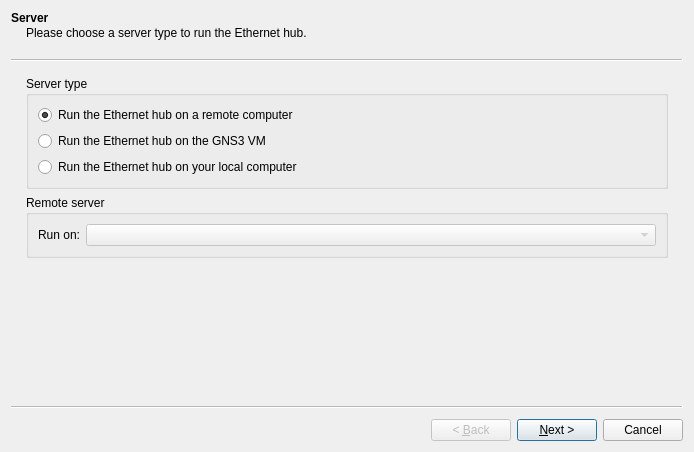
<?xml version="1.0" encoding="UTF-8"?>
<ui version="4.0">
 <class>EthernetHubWizard</class>
 <widget class="QWizard" name="EthernetHubWizard">
  <property name="geometry">
   <rect>
    <x>0</x>
    <y>0</y>
    <width>694</width>
    <height>452</height>
   </rect>
  </property>
  <property name="windowTitle">
   <string>New Ethernet hub template</string>
  </property>
  <property name="modal">
   <bool>true</bool>
  </property>
  <widget class="QWizardPage" name="uiServerWizardPage">
   <property name="title">
    <string>Server</string>
   </property>
   <property name="subTitle">
    <string>Please choose a server type to run the Ethernet hub.</string>
   </property>
   <layout class="QGridLayout" name="gridLayout_2">
    <item row="0" column="0">
     <widget class="QGroupBox" name="uiServerTypeGroupBox">
      <property name="title">
       <string>Server type</string>
      </property>
      <layout class="QVBoxLayout" name="verticalLayout">
       <item>
        <widget class="QRadioButton" name="uiRemoteRadioButton">
         <property name="text">
          <string>Run the Ethernet hub on a remote computer</string>
         </property>
         <property name="checked">
          <bool>true</bool>
         </property>
        </widget>
       </item>
       <item>
        <widget class="QRadioButton" name="uiVMRadioButton">
         <property name="text">
          <string>Run the Ethernet hub on the GNS3 VM</string>
         </property>
        </widget>
       </item>
       <item>
        <widget class="QRadioButton" name="uiLocalRadioButton">
         <property name="text">
          <string>Run the Ethernet hub on your local computer</string>
         </property>
        </widget>
       </item>
      </layout>
     </widget>
    </item>
    <item row="1" column="0">
     <widget class="QGroupBox" name="uiRemoteServersGroupBox">
      <property name="title">
       <string>Remote server</string>
      </property>
      <layout class="QGridLayout" name="gridLayout_7">
       <item row="0" column="0">
        <widget class="QLabel" name="uiRemoteServersLabel">
         <property name="text">
          <string>Run on:</string>
         </property>
        </widget>
       </item>
       <item row="0" column="1">
        <widget class="QComboBox" name="uiRemoteServersComboBox">
         <property name="enabled">
          <bool>false</bool>
         </property>
         <property name="sizePolicy">
          <sizepolicy hsizetype="Expanding" vsizetype="Fixed">
           <horstretch>0</horstretch>
           <verstretch>0</verstretch>
          </sizepolicy>
         </property>
        </widget>
       </item>
      </layout>
     </widget>
    </item>
   </layout>
  </widget>
  <widget class="QWizardPage" name="uiNameWizardPage">
   <property name="title">
    <string>Name</string>
   </property>
   <property name="subTitle">
    <string>Please choose a descriptive name for the new Ethernet hub.</string>
   </property>
   <layout class="QGridLayout" name="gridLayout">
    <item row="0" column="0">
     <widget class="QLabel" name="uiNameLabel">
      <property name="text">
       <string>Name:</string>
      </property>
     </widget>
    </item>
    <item row="0" column="1">
     <widget class="QLineEdit" name="uiNameLineEdit"/>
    </item>
    <item row="1" column="0">
     <widget class="QLabel" name="uiPortsLabel">
      <property name="text">
       <string>Number of ports:</string>
      </property>
     </widget>
    </item>
    <item row="1" column="1">
     <widget class="QSpinBox" name="uiPortsSpinBox">
      <property name="sizePolicy">
       <sizepolicy hsizetype="Expanding" vsizetype="Fixed">
        <horstretch>0</horstretch>
        <verstretch>0</verstretch>
       </sizepolicy>
      </property>
      <property name="minimum">
       <number>0</number>
      </property>
      <property name="maximum">
       <number>65535</number>
      </property>
      <property name="value">
       <number>8</number>
      </property>
     </widget>
    </item>
   </layout>
  </widget>
 </widget>
 <tabstops>
  <tabstop>uiNameLineEdit</tabstop>
 </tabstops>
 <resources/>
 <connections/>
</ui>
